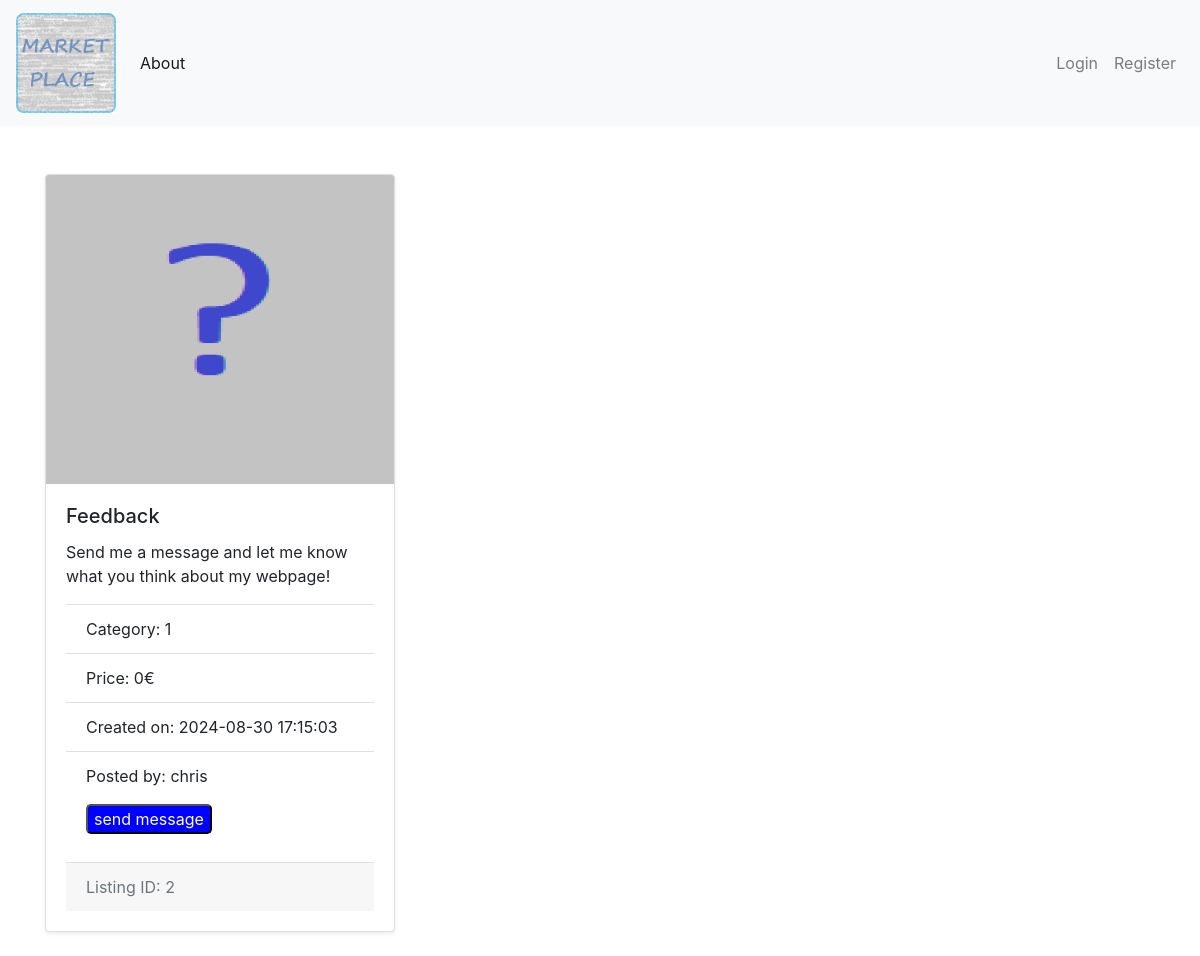
/listing/2, run on the app's committed database.
### tables this page shows
CREATE TABLE Listings (
    id INTEGER PRIMARY KEY AUTOINCREMENT,
    category INTEGER NOT NULL,
    name TEXT NOT NULL,
    image TEXT,
    description TEXT NOT NULL,
    price DECIMAL(6,2),
    created TIMESTAMP NOT NULL DEFAULT CURRENT_TIMESTAMP,
    user_id INTEGER NOT NULL,
    FOREIGN KEY (user_id) REFERENCES User(id)
);

CREATE TABLE User (
    id INTEGER PRIMARY KEY AUTOINCREMENT,
    name TEXT NOT NULL UNIQUE,
    password_hash TEXT NOT NULL, 
    profile_image TEXT
);

### app.py (the view)
@app.route("/listing/<id>")
def get_listing(id):
    try:
        listing = listing_by_id(int(id))
        if not listing:
            abort(404)
        return render_template('listing.html', listing = listing)
    except sqlite3.Error as e:
        print(f"error: {e}")
        abort(404)

### templates/listing.html (shortened to what this page needs)
{% extends 'base.html' %}
{% block content %}
    <div class="container mt-5">
        <div class="row">
                <div class="col-md-4">
                    <div class="card mb-4 shadow-sm">
                        {% if listing.image %}
                            <img src="{{ url_for('static', filename=listing.image) }}" class="card-img-top" alt="{{ listing.name }}">
                        {% else %}
                            <img src="{{ url_for('static', filename='default_listings_image.png') }}" class="card-img-top" alt="Default Image">
                        {% endif %}
                        <div class="card-body">
                            <h5 class="card-title">{{ listing.name }}</h5>
                            <p class="card-text">{{ listing.description }}</p>
                            <ul class="list-group list-group-flush">
                                <li class="list-group-item">Category: {{ listing.category }}</li>
                                <li class="list-group-item">Price: {{ listing.price }}€</li>
                                <li class="list-group-item">Created on: {{ listing.created }}</li>
                                <li class="list-group-item">
                                    <p>
                                        Posted by: {{ listing.user_name }}
                                    </p>
                                    <p>
                                        <button name="send-message" onclick="window.location.href='{{ url_for('send_message', id=listing.id) }}'" style="border-radius:5px;background-color:blue;color:white;">send message</button>
                                    </p>
                                </li>
                            </ul>
                            <div class="card-footer text-muted">
                                Listing ID: {{ listing.id }}
                            </div>
                        </div>
                    </div>
                </div>
        </div>
    </div>
{% endblock %}

### templates/base.html (shortened to what this page needs)
<!doctype html>
<html lang="en">
  <head>
    <link rel="stylesheet" href="https://stackpath.bootstrapcdn.com/bootstrap/4.3.1/css/bootstrap.min.css">
    <link rel="stylesheet" href="{{ url_for('static', filename='css/styles.css') }}">
  </head>
  <body>
    <nav class="navbar navbar-expand-md navbar-light bg-light">
        <a class="navbar-brand" href="{{ url_for('index')}}">
          <img src="{{ url_for('static', filename='site-logo.png') }}" alt="Site Logo" style="height: 100px;">
        </a>
        <div class="collapse navbar-collapse" id="navbarNav">
            <ul class="navbar-nav">
              <li class="nav-item active">
                  <a class="nav-link" href="{{ url_for('about')}}">About</a>
              </li>
            </ul>
          <ul class="navbar-nav ml-auto">
            {% if current_user.is_authenticated %}
            <li class="nav-item">
              <a class="nav-link" href="{{ url_for('get_messages') }}" {%if current_user.check_messages() %}style="background-color: red;"{%endif%}>
                Messages
              </a>
            </li>
            <li class="nav-item">
              <a class="nav-link" href="{{ url_for('profile')}}">Profile</a>
            </li>
            <li class="nav-item">
              <a class="nav-link" href="{{ url_for('logout') }}">Logout</a>
            </li>
            {% else %}
              <li class="nav-item">
                <a class="nav-link" href="{{ url_for('login')}}">Login</a>
              </li>
              <li class="nav-item">
                <a class="nav-link" href="{{ url_for('register')}}">Register</a>
              </li>
              {% endif %}
          </ul>
        </div>
    </nav>
        {% block content %} {% endblock %}
  </body>
</html>

### static/css/styles.css (style rules this page uses)
ul { list-style-type: none; padding: 0; margin: 0; }

### data on the page
Listings: image (placeholder picture), name "Feedback", description "Send me a message and let me know what you think about my webpage!", created "2024-08-30 17:15:03"
User: user_name "chris"

### other printed values
{{ listing.category }} "1"
{{ listing.price }} "0"
{{ listing.id }} "2"
